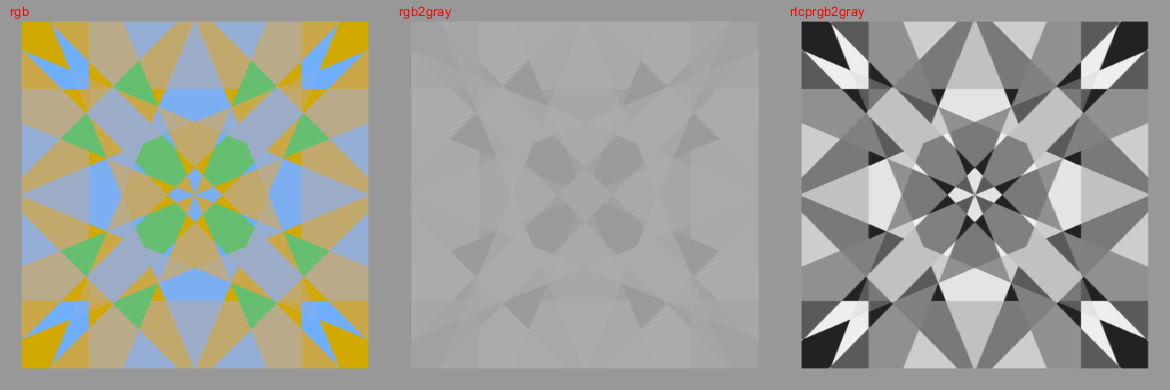
%> input picture src/11.png, 1170 x 390 px
$ octave demo.m   (GNU Octave 9; MATLAB toolbox functions it lacks are replaced by stand-ins)
%> lines starting %> are read from the running program, lines starting %| are printed output that depends on the picture
### rtcprgb2gray.m
function  img  = rtcprgb2gray(im)
%%  Proprocessing
[n,m,ch] = size(im);
sigma = 0.05;
W = w();
%%  Global and Local Contrast Computing
ims = imresize(im, round(64/sqrt(n*m)*[n,m]),'nearest');
R = ims(:,:,1);G = ims(:,:,2);B = ims(:,:,3);
imV = [R(:),G(:),B(:)];
t1 = randperm(size(imV,1));
Pg = [imV - imV(t1,:)];
ims = imresize(ims, 0.5 ,'nearest');
Rx = ims(:,1:end-1,1) - ims(:,2:end,1);
Gx = ims(:,1:end-1,2) - ims(:,2:end,2);
Bx = ims(:,1:end-1,3) - ims(:,2:end,3);
Ry = ims(1:end-1,:,1) - ims(2:end,:,1);
Gy = ims(1:end-1,:,2) - ims(2:end,:,2);
By = ims(1:end-1,:,3) - ims(2:end,:,3);
Pl = [[Rx(:),Gx(:),Bx(:)];[Ry(:),Gy(:),By(:)]];
P = [Pg;Pl ];
det = sqrt(sum(P.^2,2))/1.41  ;
P( (det < 0.05),:) = []; det( (det < 0.05)) = [];
detM =  repmat(det,[1,size(W,1)]);
L = P*W';
%% Energy optimization
U = log(exp(- (L + detM ).^2/sigma.^2) + exp(- (L- detM).^2/sigma.^2));
Es = mean(U);
%% Output
[NULLval,bw] = max(Es);
img = imlincomb(W(bw,1),im(:,:,1) , W(bw,2),im(:,:,2) ,  W(bw,3),im(:,:,3));
end

%%
function W = w()
W = [   0, 0, 1.0000
        0, 0.1000, 0.9000
        0, 0.2000, 0.8000
        0, 0.3000, 0.7000
        0, 0.4000, 0.6000
        0, 0.5000, 0.5000
        0, 0.6000, 0.4000
        0, 0.7000, 0.3000
        0, 0.8000, 0.2000
        0, 0.9000, 0.1000
        0, 1.0000, 0
        0.1000, 0, 0.9000
        0.1000, 0.1000, 0.8000
        0.1000, 0.2000, 0.7000
        0.1000, 0.3000, 0.6000
        0.1000, 0.4000, 0.5000
        0.1000, 0.5000, 0.4000
        0.1000, 0.6000, 0.3000
        0.1000, 0.7000, 0.2000
        0.1000, 0.8000, 0.1000
        0.1000, 0.9000, 0
        0.2000, 0, 0.8000
        0.2000, 0.1000, 0.7000
        0.2000, 0.2000, 0.6000
        0.2000, 0.3000, 0.5000
        0.2000, 0.4000, 0.4000
        0.2000, 0.5000, 0.3000
        0.2000, 0.6000, 0.2000
        0.2000, 0.7000, 0.1000
        0.2000, 0.8000, 0
        0.3000, 0, 0.7000
        0.3000, 0.1000, 0.6000
        0.3000, 0.2000, 0.5000
        0.3000, 0.3000, 0.4000
        0.3000, 0.4000, 0.3000
        0.3000, 0.5000, 0.2000
        0.3000, 0.6000, 0.1000
        0.3000, 0.7000, 0.0000
        0.4000, 0, 0.6000
        0.4000, 0.1000, 0.5000
        0.4000, 0.2000, 0.4000
        0.4000, 0.3000, 0.3000
        0.4000, 0.4000, 0.2000
        0.4000, 0.5000, 0.1000
        0.4000, 0.6000, 0.0000
        0.5000, 0, 0.5000
        0.5000, 0.1000, 0.4000
        0.5000, 0.2000, 0.3000
        0.5000, 0.3000, 0.2000
        0.5000, 0.4000, 0.1000
        0.5000, 0.5000, 0
        0.6000, 0, 0.4000
        0.6000, 0.1000, 0.3000
        0.6000, 0.2000, 0.2000
        0.6000, 0.3000, 0.1000
        0.6000, 0.4000, 0.0000
        0.7000, 0, 0.3000
        0.7000, 0.1000, 0.2000
        0.7000, 0.2000, 0.1000
        0.7000, 0.3000, 0.0000
        0.8000, 0, 0.2000
        0.8000, 0.1000, 0.1000
        0.8000, 0.2000, 0.0000
        0.9000, 0, 0.1000
        0.9000, 0.1000, 0.0000
        1.0000, 0, 0];
end

### demo.m
close all
clear
clc

[file, path] = uigetfile('*.bmp; *.jpg; *.png', 'image ...');
%> the answer given: src/11.png
im = imread([path file]);
%> im is the input picture: size 390x1170x3 uint8; mean R, G, B 158.3, 160.1, 151.7
hsv = rgb2hsv(im);
%> hsv: size 390x1170x3 double; mean H, S, V 0.0858, 0.114, 0.658
im = im2double(im);
%> im: size 390x1170x3 double
gray = rgb2gray(im);
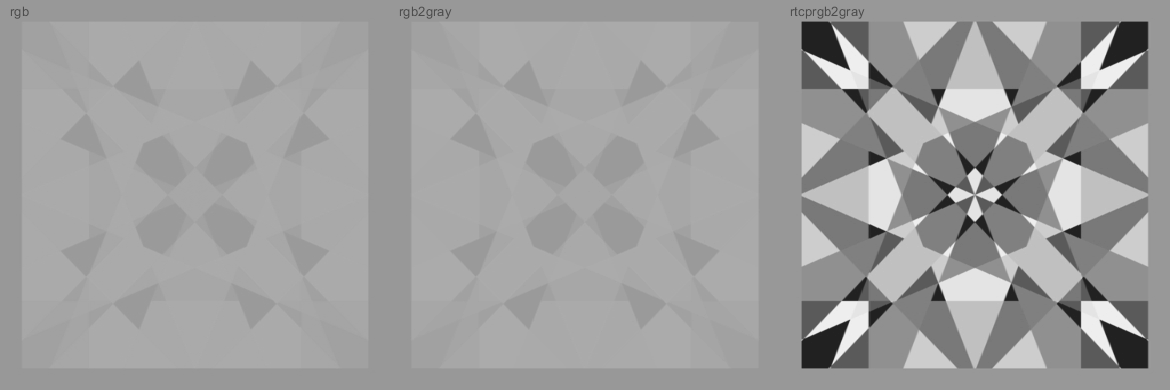
%> gray: size 390x1170 double; min 0.129, max 0.937, mean 0.622
gray1 = rtcprgb2gray(im);
%> in rtcprgb2gray, `B = ims(:,:,3)`:
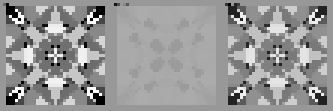
%> B: size 37x111 double (shown 3 times larger); min 0, max 1, mean 0.592
%> in rtcprgb2gray, `Pl = [[Rx(:),Gx(:),Bx(:)];[Ry(:),Gy(:),By(:)]];`: Pl = 2053 rows, first 12: [0 0 0; -0.224 -0.0627 0.596; -0.224 -0.0627 0.596; -0.196 -0.0627 0.318; -0.137 -0.0667 0.0902; -0.129 -0.0706 0.0588; 0.0157 -0.0824 -0.239; 0.0157 -0.0824 -0.239; -0.145 -0.0667 0.145; -0.0157 -0.0784 -0.184; -0.145 -0.0667 0.145; 0.0157 -0.0824 -0.239]
%> in rtcprgb2gray, `det = sqrt(sum(P.^2,2))/1.41  ;`: det = 6160 values, max 0.983 at index 4851, min 0 at index 6, mean 0.174
%> in rtcprgb2gray, `Es = mean(U);`: Es = 66 values, max -1.96 at index 22, min -10.91 at index 37, mean -6.67
%> in rtcprgb2gray, `[NULLval,bw] = max(Es);`: NULLval = -1.96; bw = 22
%> in rtcprgb2gray, `img = imlincomb(W(bw,1),im(:,:,1) , W(bw,2),im(:,:,2) ,  W(bw,3),im(:,..`:
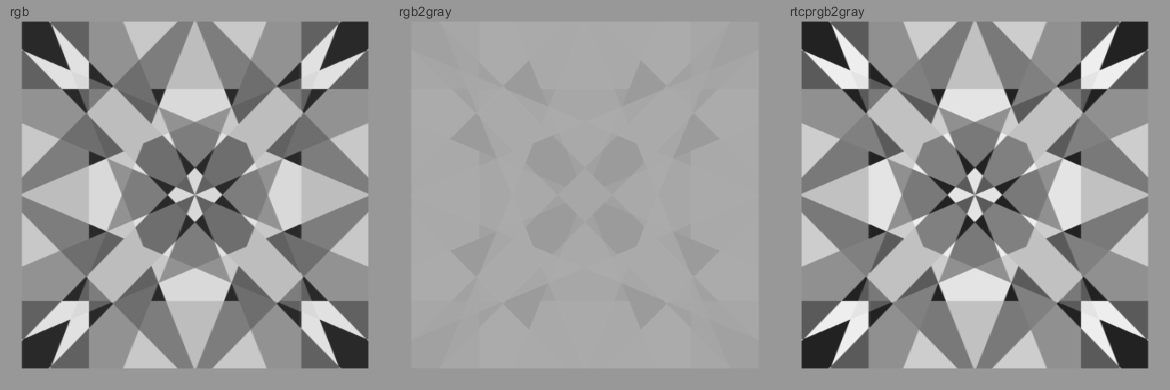
%> img: size 390x1170 double; min 0.129, max 0.937, mean 0.6
hsv(:,:,3) = gray1;
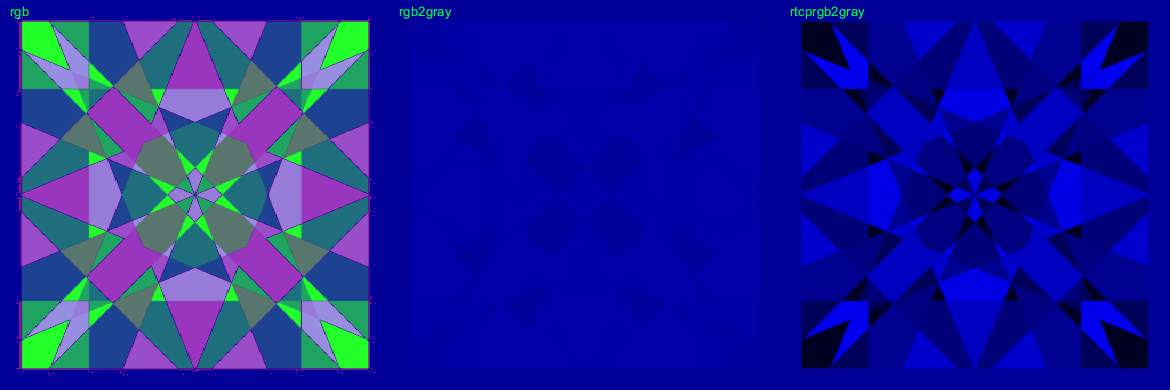
%> hsv: size 390x1170x3 double; mean R, G, B 0.0858, 0.114, 0.6
im1 = hsv2rgb(hsv);
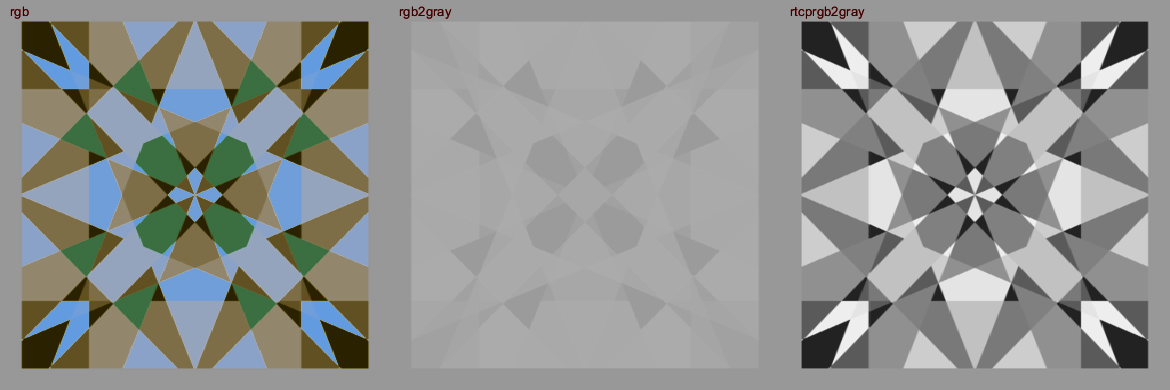
%> im1: size 390x1170x3 double; mean R, G, B 0.569, 0.578, 0.568

% [4 lines of commented-out code are left out]

gray = cat(3, gray, gray, gray);
%> gray: size 390x1170x3 double
gray1 = cat(3, gray1, gray1, gray1);

cmp_img = cat(2, im, gray, gray1);
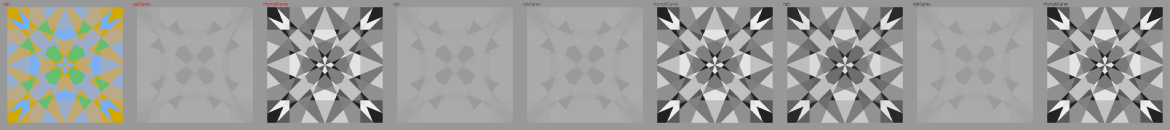
%> cmp_img: size 390x3510x3 double (shown at 1/3 size); mean R, G, B 0.614, 0.617, 0.606
[~, w, ~] = size(gray);
%> w = 1170
imshow(cmp_img)
text(10, 10, 'rgb', 'Color', 'red')
text(10+w, 10, 'rgb2gray', 'Color', 'red')
text(10+w+w, 10, 'rtcprgb2gray', 'Color', 'red')

fig = getframe;
figure, imshow(fig.cdata)
%> after `imshow(fig.cdata)`:
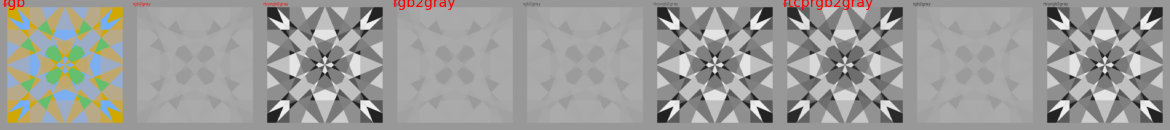
%> displayed picture: size 130x1170x3, on the screen's scale of 0 to 255; mean R, G, B 156.5, 156.3, 153.5
imwrite(fig.cdata, file)
